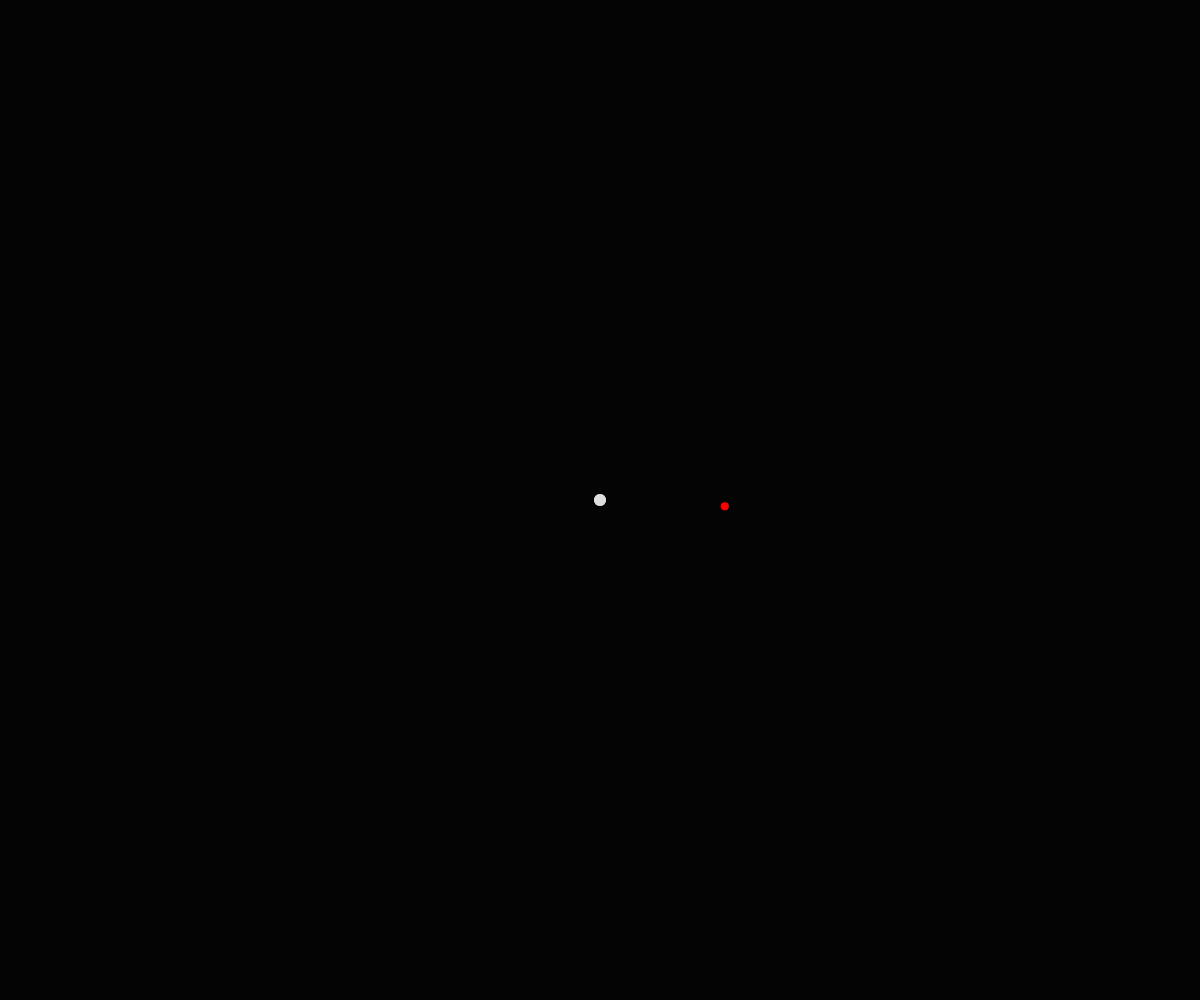
Frame 1 (no input)
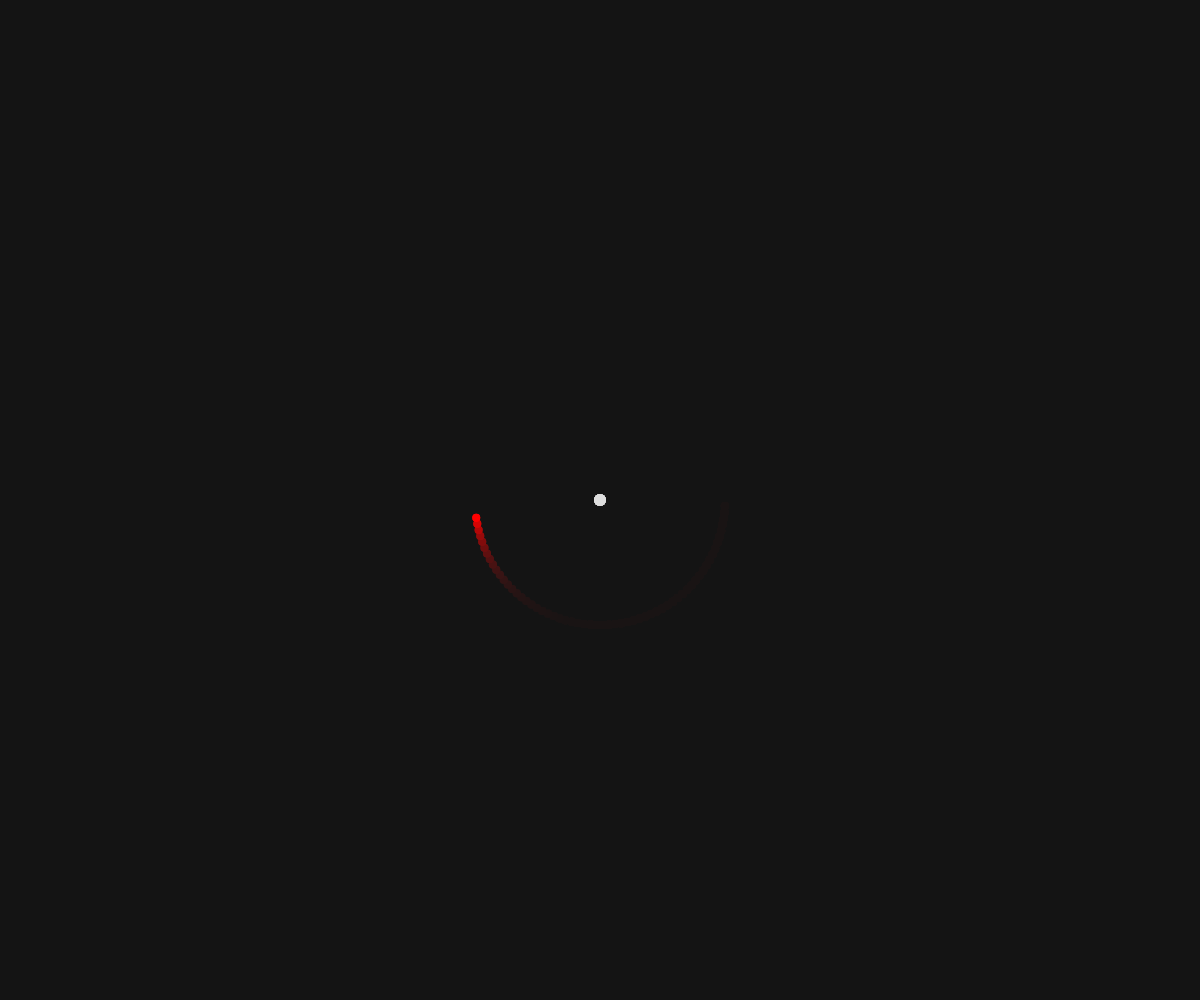
Frame 60 (no input)
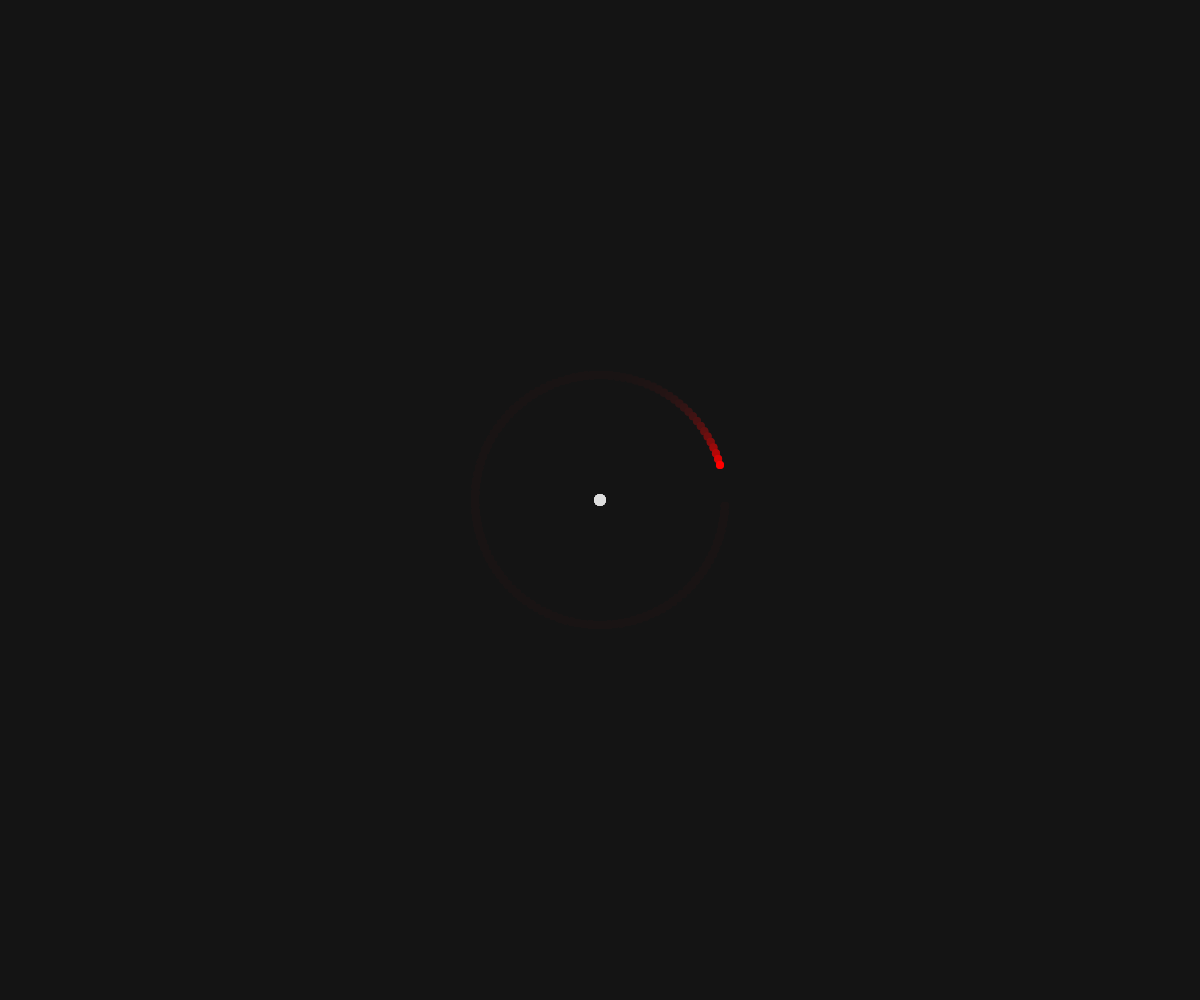
Frame 120 (the mouse pressed at the canvas centre since frame 60)

The p5.js sketch that drew these frames (run headless with seeded random() and noise() and a simulated clock; from frame 60 on, the mouse is pressed at the canvas centre):

// p5.js sketch
// ── sketch.js

var Movers = [];

var distFromMover;
var angularVelocity;
var moverMaxSpeed;


function setup() {
  createCanvas(1200, 1000);
  background(0);
  s1 = createSlider(11, 255, 125);
  s2 = createSlider(1, 100, 50);
  s3 = createSlider(1, 10, 3);
  loadMovers(2);
}

function draw() {
  background(23, 23, 23, 45);
  distFromMover = s1.value();
  angularVelocity = s2.value();
  moverMaxSpeed = s3.value();
  
  for(var i = 0; i < Movers.length; i++){
    Movers[i].update();
  }
}

function loadMovers(numMovers){
  for(var i = 0; i < numMovers; i++){
    var x = width/2;
    var y = height/2;
    Movers.push(new Mover(x,y)) ;
  }
}

// ── mover.js
function Mover(a, b){
  this.loc = createVector(a, b)
  this.vel = createVector()
  this.speedLimit = moverMaxSpeed/10;
  this.myRad = 12;
  
  this.orbiter = new Orbiter(this);
  
  this.update = function(){
    this.checkEdges();
    this.speedLimit = moverMaxSpeed/2;
    this.vel.limit(this.speedLimit);
    this.loc.add(this.vel);
    this.orbiter.update();
    
    this.render();
  }

  this.checkEdges = function(){
    if (this.loc.x > width || this.loc.x < 0){
      this.vel.x = -this.vel.x;
    }
    if (this.loc.y > height || this.loc.y < 0){
      this.vel.y = -this.vel.y;
    }
  }
  
  this.render = function(){
    noStroke();
    fill(222,222,222);
    ellipse(this.loc.x, this.loc.y, this.myRad, this.myRad)
  }
}
// ── orbiter.js
function Orbiter(m){
  this.loc = createVector(0,0);
  this.mover = m;
  this.myRad = 8;
  this.theta = 0; //angle
  
  this.update = function(){
    this.theta += angularVelocity/1000;// change the angle by some random value
    //console.log("this.distRadius = " + this.distRadius);
    //calculate the distance from mover as a function of theta
    this.loc.x = this.mover.loc.x + cos(this.theta)*distFromMover;
    this.loc.y = this.mover.loc.y + sin(this.theta)*distFromMover;
    
    this.render();
  }
  
  this.render = function(){
    
    fill(255, 0, 0);
    ellipse(this.loc.x, this.loc.y, this.myRad, this.myRad);
  }
}
